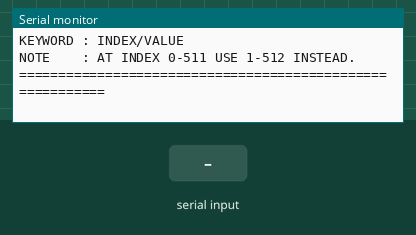
Recording of a sketch running on a simulated Arduino Uno, built for the host (arithmetic inside an expression is 32-bit, double 64-bit). On the bench: the last lines printed to the serial monitor. Inputs (shaded band) come from the test bench. EEPROM starts erased.

Above: at 6.2 s.
6.3 s: "90,45\n" received over Serial
At 7.1 s:
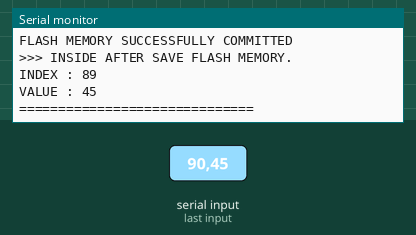
7.8 s: "30,150\n" received over Serial
At 12.8 s:
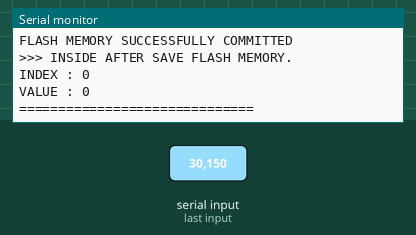
Timing chart, 0 to 14.3 s (numbered marks = the images above; inputs shaded):
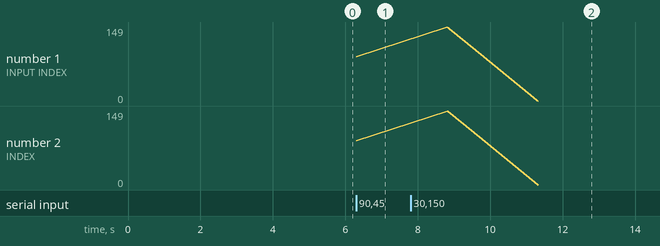

Measured:
- after the input at 6.3 s, the serial monitor: prints a new line at once (image 1)
- after the input at 7.8 s, the serial monitor: prints a new line after 1.0 s (image 2)

The sketch:

SETUP_RECENT_FILE_TGPS_PAYLOAD.ino
```cpp
// THIS PROGRAM USE FOR SETUP RECENT FILE START NAME.

// CODE BY PONGSAPAT LAKROD

// =====================<<< LIBRARY >>>====================
// LIBRARY IN MASTER SIMULATION
#include <EEPROM.h>

uint16_t INDEX       =  0 ;
uint16_t VALUE       =  0 ;
uint16_t AFTER_VALUE =  0 ;

void setup() {
  Serial.begin(115200);
  EEPROM.begin(512);

  delay(5000);   // DELAY FOR WATCH THAT MATER CAN SERIAL COMMUNICATON.

  Serial.println("=============<<< SETUP START RECENT FILE >>>==============");
  Serial.println("KEYWORD : INDEX/VALUE                                     ");
  Serial.println("NOTE    : AT INDEX 0-511 USE 1-512 INSTEAD.               ");
  Serial.println("==========================================================");

}

void loop() {

  if(Serial.available() > 0)
  {
    INDEX = Serial.parseInt();
    Serial.read();
    VALUE = Serial.parseInt();
  }

  if(INDEX > 0)
  {
    INDEX = INDEX - 1 ;
    Serial.println("==============================");
    Serial.println("INPUT INDEX : " + String(INDEX));
    Serial.println("INPUT VALUE : " + String(VALUE));

    EEPROM.put(INDEX, VALUE);

    if (EEPROM.commit())
    {
      Serial.println("FLASH MEMORY SUCCESSFULLY COMMITTED");
    }
    else
    {
      Serial.println("ERROR! FLASH MEMORY COMMIT FALIED");
    }

    Serial.println(">>> INSIDE AFTER SAVE FLASH MEMORY.");

    AFTER_VALUE = EEPROM.get(INDEX, VALUE);

    Serial.println("INDEX : " + String(INDEX));
    Serial.println("VALUE : " + String(AFTER_VALUE));
    Serial.println("==============================");

  }

}
```
